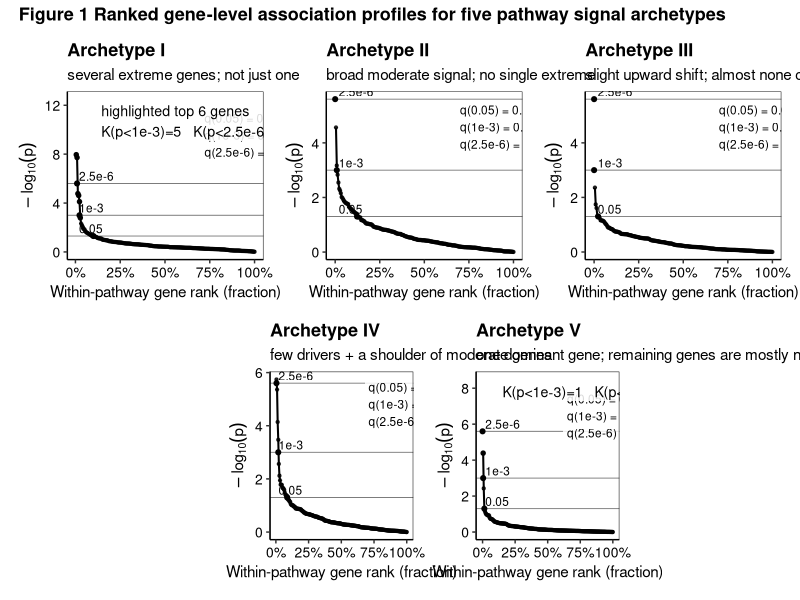
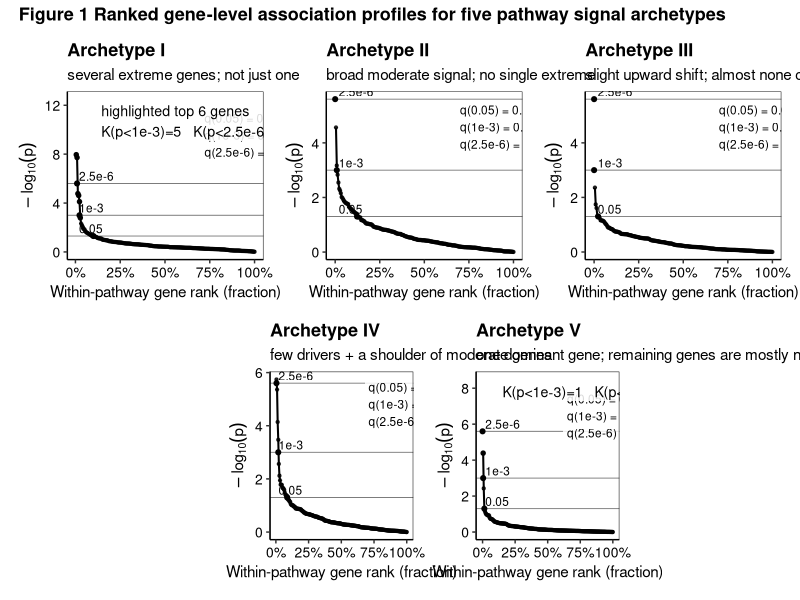
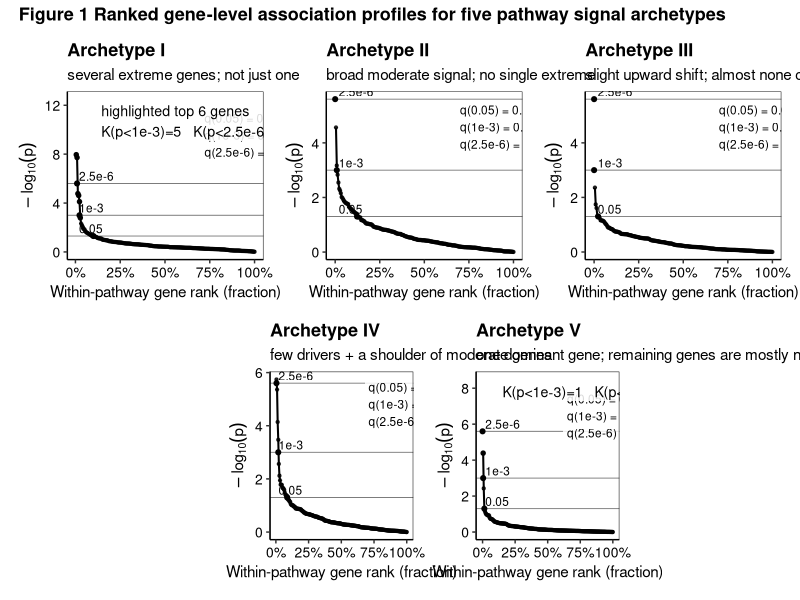

Reproduce these figures in R, in order.
# Archetype rank-curve figure for the five core pathway signal families:
# I SDA, II CME, III DPS, IV HDS, V SGP.
# Simulates gene-level Z from MVN: Z ~ N(mu, Sigma), then converts to p-values.

suppressPackageStartupMessages({
  library(ggplot2)
  library(dplyr)
  library(patchwork)
  library(scales)
})

set.seed(1)

# ---------------- helpers ----------------
rank_curve <- function(p, label, group = "in_set") {
  p <- p[is.finite(p) & !is.na(p)]
  p <- pmin(pmax(p, .Machine$double.xmin), 1)
  tibble(
    archetype = label,
    group     = group,
    rank      = seq_along(p) / length(p),
    p         = sort(p),
    mlog10p   = -log10(sort(p))
  )
}

theme_natureish <- function(base_size = 11) {
  theme_classic(base_size = base_size) +
    theme(
      plot.title    = element_text(face = "bold", size = base_size + 2),
      plot.subtitle = element_text(size = base_size),
      axis.title    = element_text(size = base_size),
      axis.text     = element_text(size = base_size - 1, color = "black"),
      panel.border  = element_rect(fill = NA, linewidth = 0.35),
      plot.margin   = margin(8, 8, 8, 8),
      legend.position = "none"
    )
}

anno_box <- function(x, y, label, size = 3.6) {
  geom_label(
    inherit.aes = FALSE,
    data = data.frame(x = x, y = y, label = label),
    aes(x = x, y = y, label = label),
    hjust = 0, vjust = 1,
    size = size,
    label.size = 0,
    fill = scales::alpha("white", 0.85)
  )
}

add_thresholds <- function(g, x = 0.02, size = 3) {
  thr <- tibble(
    y   = -log10(c(5e-2, 1e-3, 2.5e-6)),
    lab = c("0.05", "1e-3", "2.5e-6")
  )
  g +
    geom_hline(data = thr, aes(yintercept = y), linewidth = 0.3, alpha = 0.55) +
    annotate("text", x = x, y = thr$y, label = thr$lab,
             hjust = 0, vjust = -0.3, size = size)
}

crossing_quantiles <- function(dat, thresholds = c(5e-2, 1e-3, 2.5e-6)) {
  dat <- dat %>% arrange(rank)
  out <- lapply(thresholds, function(thr) {
    idx <- which(dat$p <= thr)
    q <- if (length(idx) == 0) 0 else max(dat$rank[idx])
    tibble(
      threshold = thr,
      q = q,
      y = -log10(thr),
      label = paste0("q=", sprintf("%.2f", q))
    )
  })
  bind_rows(out)
}

add_crossing_quantiles <- function(g, dat, point_size = 1.4) {
  cross <- crossing_quantiles(dat)
  g +
    geom_point(
      data = cross,
      inherit.aes = FALSE,
      aes(x = q, y = y),
      size = point_size,
      color = "black"
    ) +
    NULL
}

add_crossing_box <- function(g, dat, x = 0.72, y = NULL, digits = 2, size = 3.0) {
  cross <- crossing_quantiles(dat)
  labs <- paste0(
    c("q(0.05)", "q(1e-3)", "q(2.5e-6)"),
    " = ",
    sprintf(paste0("%.", digits, "f"), cross$q)
  )
  if (is.null(y)) {
    y <- max(dat$mlog10p, na.rm = TRUE) * 0.92
  }
  g + anno_box(
    x = x,
    y = y,
    label = paste(labs, collapse = "\n"),
    size = size
  )
}

# ---------------- simulate archetype patterns from MVN ----------------
make_exchangeable_sigma <- function(m, rho) {
  matrix(rho, nrow = m, ncol = m) + diag(1 - rho, m)
}

simulate_mvn_p <- function(mu, sigma, one_sided = TRUE) {
  m <- length(mu)
  z <- as.numeric(mu + t(chol(sigma)) %*% rnorm(m))
  p <- if (one_sided) {
    pnorm(z, lower.tail = FALSE)
  } else {
    2 * pnorm(-abs(z))
  }
  pmin(pmax(p, .Machine$double.xmin), 1)
}

m <- 220
rho <- 0.20
sigma <- make_exchangeable_sigma(m = m, rho = rho)

# I — SDA: few strong drivers
mu_I <- rep(0, m)
idx_I <- sample.int(m, 6)
mu_I[idx_I] <- 3.2
p_I <- simulate_mvn_p(mu_I, sigma)

# II — CME: many moderate same-direction effects
mu_II <- rep(0, m)
idx_II <- sample.int(m, round(0.45 * m))
mu_II[idx_II] <- 1.35
p_II <- simulate_mvn_p(mu_II, sigma)

# III — DPS: diffuse weak shift across most genes
mu_III <- rep(0, m)
idx_III <- sample.int(m, round(0.85 * m))
mu_III[idx_III] <- 0.45
p_III <- simulate_mvn_p(mu_III, sigma)

# IV — HDS: few strong + broader moderate support
mu_IV <- rep(0, m)
idx_driver <- sample.int(m, 4)
idx_support <- sample(setdiff(seq_len(m), idx_driver), 40)
mu_IV[idx_driver] <- 3.0
mu_IV[idx_support] <- 1.1
p_IV <- simulate_mvn_p(mu_IV, sigma)

# V — SGP: single dominant gene
mu_V <- rep(0, m)
idx_V <- sample.int(m, 1)
mu_V[idx_V] <- 4.2
p_V <- simulate_mvn_p(mu_V, sigma)

# ---------------- build plotting data ----------------
df <- bind_rows(
  rank_curve(p_I,   "Archetype I — SDA"),
  rank_curve(p_II,  "Archetype II — CME"),
  rank_curve(p_III, "Archetype III — DPS"),
  rank_curve(p_IV,  "Archetype IV — HDS"),
  rank_curve(p_V,   "Archetype V — SGP")
)

# ---------------- I — SDA ----------------
sda_dat <- df %>% filter(archetype == "Archetype I — SDA") %>% arrange(rank)
topM <- 6
sda_top <- sda_dat[seq_len(topM), , drop = FALSE]

k_1e3_sda <- sum(sda_dat$p < 1e-3)
k_gw_sda  <- sum(sda_dat$p < 2.5e-6)

p1 <- ggplot(sda_dat, aes(rank, mlog10p)) +
  geom_line(linewidth = 0.7) +
  geom_point(size = 0.8, alpha = 0.8) +
  geom_point(data = sda_top, size = 1.2, alpha = 0.95) +
  coord_cartesian(ylim = c(0, 12.5)) +
  scale_x_continuous(labels = percent_format(accuracy = 1),
                     breaks = c(0, .25, .5, .75, 1)) +
  labs(
    title = "Archetype I",
    subtitle = "several extreme genes; not just one",
    x = "Within-pathway gene rank (fraction)",
    y = expression(-log[10](p))
  ) +
  theme_natureish()
p1 <- add_thresholds(p1)
p1 <- add_crossing_quantiles(p1, sda_dat)
p1 <- add_crossing_box(p1, sda_dat, x = 0.70, y = 11.6, size = 3.0)
p1 <- p1 +
  anno_box(0.12, 12.35,
           paste0("highlighted top ", topM, " genes\n",
                  "K(p<1e-3)=", k_1e3_sda, "   K(p<2.5e-6)=", k_gw_sda))

# ---------------- II — CME ----------------
cme_dat <- df %>% filter(archetype == "Archetype II — CME") %>% arrange(rank)
p2 <- ggplot(cme_dat, aes(rank, mlog10p)) +
  geom_line(linewidth = 0.7) +
  geom_point(size = 0.8, alpha = 0.8) +
  scale_x_continuous(labels = percent_format(accuracy = 1),
                     breaks = c(0, .25, .5, .75, 1)) +
  labs(
    title = "Archetype II",
    subtitle = "broad moderate signal; no single extreme",
    x = "Within-pathway gene rank (fraction)",
    y = expression(-log[10](p))
  ) +
  theme_natureish()
p2 <- add_thresholds(p2)
p2 <- add_crossing_quantiles(p2, cme_dat)
p2 <- add_crossing_box(p2, cme_dat, x = 0.68, y = 5.5, size = 3.0)

# ---------------- III — DPS ----------------
dps_dat <- df %>% filter(archetype == "Archetype III — DPS") %>% arrange(rank)
p3 <- ggplot(dps_dat, aes(rank, mlog10p)) +
  geom_line(linewidth = 0.7) +
  geom_point(size = 0.8, alpha = 0.8) +
  scale_x_continuous(labels = percent_format(accuracy = 1),
                     breaks = c(0, .25, .5, .75, 1)) +
  labs(
    title = "Archetype III",
    subtitle = "slight upward shift; almost none cross strict thresholds",
    x = "Within-pathway gene rank (fraction)",
    y = expression(-log[10](p))
  ) +
  theme_natureish()
p3 <- add_thresholds(p3)
p3 <- add_crossing_quantiles(p3, dps_dat)
p3 <- add_crossing_box(p3, dps_dat, x = 0.68, y = 5.5, size = 3.0)

# ---------------- IV — HDS ----------------
hds_dat <- df %>% filter(archetype == "Archetype IV — HDS") %>% arrange(rank)
p4 <- ggplot(hds_dat, aes(rank, mlog10p)) +
  geom_line(linewidth = 0.7) +
  geom_point(size = 0.8, alpha = 0.8) +
  scale_x_continuous(labels = percent_format(accuracy = 1),
                     breaks = c(0, .25, .5, .75, 1)) +
  labs(
    title = "Archetype IV",
    subtitle = "few drivers + a shoulder of moderate genes",
    x = "Within-pathway gene rank (fraction)",
    y = expression(-log[10](p))
  ) +
  theme_natureish()
p4 <- add_thresholds(p4)
p4 <- add_crossing_quantiles(p4, hds_dat)
p4 <- add_crossing_box(p4, hds_dat, x = 0.68, y = 5.75, size = 3.0)

# ---------------- V — SGP ----------------
sgp_dat <- df %>% filter(archetype == "Archetype V — SGP") %>% arrange(rank)

k_1e3_sgp <- sum(sgp_dat$p < 1e-3)
k_gw_sgp  <- sum(sgp_dat$p < 2.5e-6)
top1 <- sgp_dat[1, , drop = FALSE]

p5 <- ggplot() +
  geom_line(data = sgp_dat,  aes(rank, mlog10p), linewidth = 0.7) +
  geom_point(data = sgp_dat, aes(rank, mlog10p), size = 0.8, alpha = 0.8) +
  geom_point(data = top1, aes(rank, mlog10p), size = 1.2, alpha = 0.95) +
  coord_cartesian(ylim = c(0, 8.5)) +
  scale_x_continuous(labels = percent_format(accuracy = 1),
                     breaks = c(0, .25, .5, .75, 1)) +
  labs(
    title = "Archetype V",
    subtitle = "one dominant gene; remaining genes are mostly null",
    x = "Within-pathway gene rank (fraction)",
    y = expression(-log[10](p))
  ) +
  theme_natureish()
p5 <- add_thresholds(p5)
p5 <- add_crossing_quantiles(p5, sgp_dat)
p5 <- add_crossing_box(p5, sgp_dat, x = 0.62, y = 7.85, size = 3.0)
p5 <- p5 +
  anno_box(0.12, 8.35,
           paste0("K(p<1e-3)=", k_1e3_sgp, "   K(p<2.5e-6)=", k_gw_sgp))

# ---------------- compose 2x3 layout for five archetypes ----------------
fig <- (
  p1 | p2 | p3
) / (
  plot_spacer() | p4 | p5 | plot_spacer()
) +
  plot_annotation(
    title = "Figure 1 Ranked gene-level association profiles for five pathway signal archetypes",
    theme = theme(plot.title = element_text(face = "bold", size = 13))
  )

fig

# Save:
#ggsave("Fig_archetypesI.png", p1, width = 7.2, height = 4.6, units = "in", dpi = 600)
#ggsave("Fig_archetypesII.png", p2, width = 7.2, height = 4.6, units = "in", dpi = 600)
#ggsave("Fig_archetypesIII.png", p3, width = 7.2, height = 4.6, units = "in", dpi = 600)
#ggsave("Fig_archetypesIV.png", p4, width = 7.2, height = 4.6, units = "in", dpi = 600)
#ggsave("Fig_archetypesV.png", p5, width = 7.2, height = 4.6, units = "in", dpi = 600)
ggsave("/Users/nirwantandukar/Documents/Github/MAGCAT/Figures/Fig1.Archetypes/Fig_archetypes_layout.png",
       fig, width = 13.5, height = 9.0, units = "in", dpi = 600, bg = "white")
ggsave("/Users/nirwantandukar/Documents/Github/Thesis_NirwanTandukar_GeneticsGenomics/ncsuthesis-0.6/Figures/Chapter5/main/Fig1.png",
       fig, width = 13.5, height = 9.0, units = "in", dpi = 600, bg = "white")

# ggsave("Fig_archetypes_rankcurves.pdf", fig, width = 7.2, height = 4.6, units = "in", device = cairo_pdf)
# ggsave("Fig_archetypes_rankcurves.png", fig, width = 7.2, height = 4.6, units = "in", dpi = 600)
